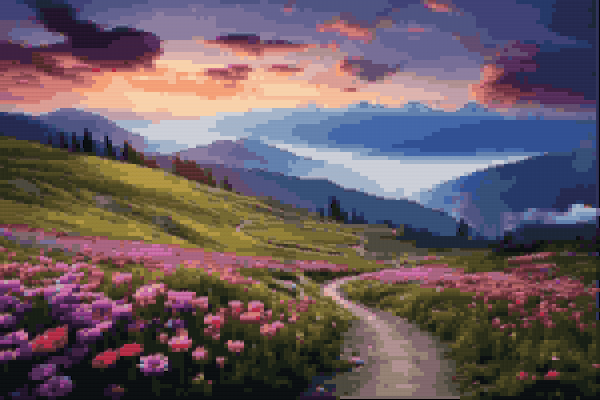
#> input picture Website/compression/compressed_image.png, 600 x 400 px
$ python Vector.py
#> lines starting #> are read from the running program, lines starting #| are printed output that depends on the picture
import numpy as np
from PIL import Image
from sklearn.cluster import KMeans
import matplotlib.pyplot as plt
import os

class ImageCompressor:
    def __init__(self, image_path, num_codewords=64, block_size=4):
        self.image_path = image_path
        self.num_codewords = num_codewords
        self.block_size = block_size
        self.original_img = None
        self.padded_img = None
        self.padded_shape = None
        self.codebook = None
        self.encoded_indices = None
        self.compressed_img = None

    def load_image(self):
        if not self.image_path.lower().endswith(('.jpg', '.jpeg', '.png')):
            raise ValueError("Unsupported file format! Please provide a JPG, JPEG, or PNG image.")
        self.original_img = Image.open(self.image_path).convert('RGB')
        self.original_img = np.array(self.original_img)

    def pad_image(self):
        pad_height = (self.block_size - self.original_img.shape[0] % self.block_size) % self.block_size
        pad_width = (self.block_size - self.original_img.shape[1] % self.block_size) % self.block_size
        self.padded_img = np.pad(
            self.original_img,
            ((0, pad_height), (0, pad_width), (0, 0)),
            mode='constant',
            constant_values=0
        )
        self.padded_shape = self.padded_img.shape

    def divide_into_blocks(self):
        return [
            self.padded_img[i:i+self.block_size, j:j+self.block_size].flatten()
            for i in range(0, self.padded_img.shape[0], self.block_size)
            for j in range(0, self.padded_img.shape[1], self.block_size)
        ]

    def create_codebook(self, image_blocks):
        kmeans = KMeans(n_clusters=self.num_codewords, random_state=42)
        kmeans.fit(image_blocks)
        self.codebook = kmeans.cluster_centers_
        return kmeans.labels_

    def encode_image(self, image_blocks):
        distances = np.linalg.norm(image_blocks[:, None] - self.codebook, axis=2)
        return np.argmin(distances, axis=1)

    def decode_image(self, encoded_indices):
        block_shape = (self.block_size, self.block_size, 3)
        reconstructed_blocks = self.codebook[encoded_indices].reshape(-1, *block_shape)
        return reconstructed_blocks

    def reconstruct_image(self, blocks):
        reconstructed_img = np.zeros(self.padded_shape, dtype=np.uint8)
        idx = 0
        for i in range(0, self.padded_shape[0], self.block_size):
            for j in range(0, self.padded_shape[1], self.block_size):
                reconstructed_img[i:i+self.block_size, j:j+self.block_size] = blocks[idx]
                idx += 1
        return reconstructed_img

    def compress(self, output_path):
        self.load_image()
        self.pad_image()
        blocks = np.array(self.divide_into_blocks())
        self.encoded_indices = self.create_codebook(blocks)
        compressed_blocks = self.codebook[self.encoded_indices].reshape(-1, self.block_size, self.block_size, 3)
        self.compressed_img = self.reconstruct_image(compressed_blocks)
        compressed_img = Image.fromarray(self.compressed_img)
        compressed_img.save(output_path)
        print(f"Compressed image saved to {output_path}")
        return output_path

    def decompress(self, output_path):
        reconstructed_blocks = self.decode_image(self.encoded_indices)
        reconstructed_img = self.reconstruct_image(reconstructed_blocks)
        reconstructed_img = Image.fromarray(reconstructed_img)
        reconstructed_img.save(output_path)
        print(f"Decompressed image saved to {output_path}")
        return output_path

    def calculate_compression_ratio(self):
        original_bits = self.original_img.shape[0] * self.original_img.shape[1] * 24
        compressed_bits = len(self.encoded_indices) * np.log2(self.num_codewords)
        return original_bits / compressed_bits

    def calculate_mse(self, reconstructed_img):
        # Crop the original image to the dimensions of the reconstructed image
        cropped_original = self.original_img[:self.padded_shape[0], :self.padded_shape[1]]
        # Remove padding from the reconstructed image
        unpadded_reconstructed = reconstructed_img[:self.original_img.shape[0], :self.original_img.shape[1]]
        return np.mean((cropped_original[:unpadded_reconstructed.shape[0], :unpadded_reconstructed.shape[1]] - unpadded_reconstructed) ** 2)/(self.block_size*self.block_size)

    def display_images(self, reconstructed_img):
        titles = ["Original Image", "Compressed Image", "Reconstructed Image"]
        images = [self.original_img, self.compressed_img, reconstructed_img]

        fig, axes = plt.subplots(1, 3, figsize=(18, 6))
        for ax, img, title in zip(axes, images, titles):
            ax.imshow(img)
            ax.set_title(title)
            ax.axis('off')
        plt.tight_layout()
        plt.show()

    def vector(self):
        image_path = self.image_path
        compressed_path = "compressed_image.png"
        decompressed_path = "decompressed_image.png"

        compressor = ImageCompressor(image_path)
        compressed_file = compressor.compress(compressed_path)
        decompressed_file = compressor.decompress(decompressed_path)

        compressor.load_image()
        return compressed_file , decompressed_file

if __name__ == "__main__":
    image_path = input("Enter the path to the image: ").strip()
#> the answer given: compressed_image.png
    compressed_path = "compressed_image.png"
    decompressed_path = "decompressed_image.png"

    compressor = ImageCompressor(image_path)
    try:
        compressed_file = compressor.compress(compressed_path)
#> in load_image, self.original_img is the input picture: PIL image 600x400 RGB; mean R, G, B 104, 89.3, 96.7
#> in compress, `self.encoded_indices = self.create_codebook(blocks)`: self.encoded_indices = 15000 values, max 63 at index 9581, min 0 at index 3990, mean 26.74
#> after the loop in reconstruct_image, `for i in range(0, self.padded_shape[0], self.block_size):`: idx = 15000
        decompressed_file = compressor.decompress(decompressed_path)

        compressor.load_image()
        reconstructed_img = np.array(Image.open(decompressed_file))

        compression_ratio = compressor.calculate_compression_ratio()
#> in calculate_compression_ratio, `compressed_bits = len(self.encoded_indices) * np.log2(self.num_codewor..`: compressed_bits = 90000
#> compression_ratio = 64
        mse = compressor.calculate_mse(reconstructed_img)
#> mse = 0

        print(f"Compression Ratio: {compression_ratio:.2f}")
#| Compression Ratio: 64.00
        print(f"Mean Squared Error (MSE): {mse:.2f}")
#| Mean Squared Error (MSE): 0.00

        compressor.display_images(reconstructed_img)
#> the loop in display_images, `for ax, img, title in zip(axes, images, titles):` made 3 passes
#> title on passes 1 to 3: 'Original Image', 'Compressed Image', 'Reconstructed Image'
#> in display_images, `plt.show()`:
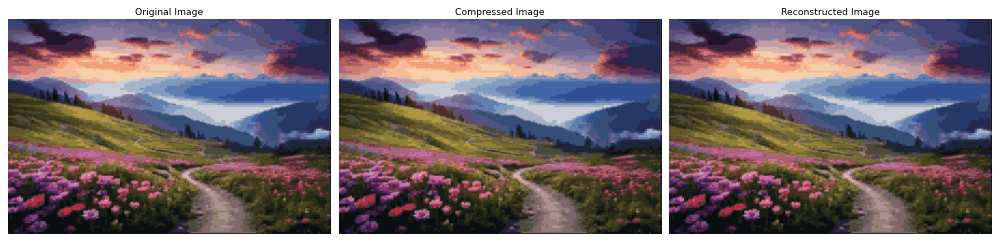
#> figure drawn by matplotlib, 3 panels
    except ValueError as e:
        print(e)
